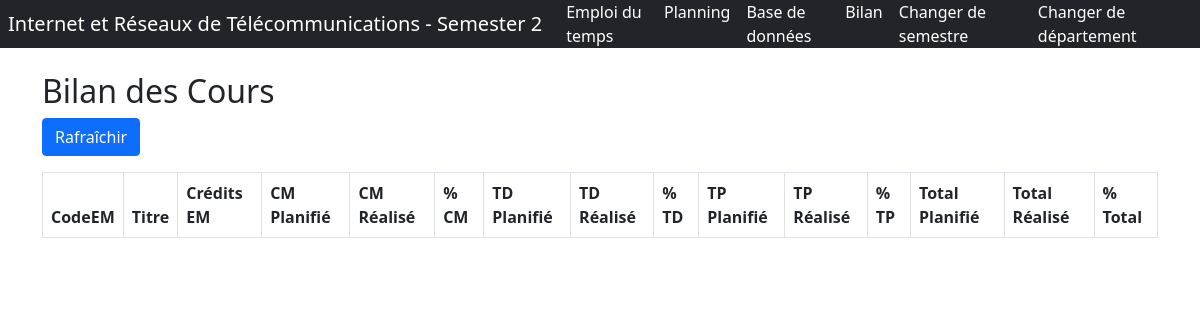
Page /IRT/S2/bilan/ on the committed database.
### schedule/models.py (models this page shows, shortened)
class Department(models.Model):
    code = models.CharField(max_length=10, primary_key=True)  # e.g., IRT, GM
    name = models.CharField(max_length=100)  # e.g., Informatique, Réseaux et Télécommunications

class Semester(models.Model):
    SEMESTER_CHOICES = [
        ('S1', 'Semester 1'),
        ('S2', 'Semester 2'),
        ('S3', 'Semester 3'),
        ('S4', 'Semester 4'),
    ]
    code = models.CharField(max_length=2, choices=SEMESTER_CHOICES)
    department = models.ForeignKey(Department, on_delete=models.CASCADE, related_name='semesters')
    class Meta:
        unique_together = ('code', 'department')

### schedule/views.py (the view)
# urls.py: path('<str:department_code>/<str:semester_code>/bilan/', views.view_bilan, name='bilan'),
def view_bilan(request, department_code, semester_code):
    try:
        department = get_object_or_404(Department, code=department_code)
        semester = get_object_or_404(Semester, department=department, code=semester_code)
        courses = Course.objects.filter(department=department, semester=semester)
        context = {
            'department': department,
            'semester': semester,
            'courses': courses,
        }
        return render(request, 'schedule/bilan.html', context)
    except Exception as e:
        logger.error(f"Error in bilan_view: {str(e)}")
        return render(request, 'schedule/bilan.html', {
            'courses': [],
            'error_message': "Une erreur s'est produite lors du chargement des données.",
            'department': get_object_or_404(Department, code=department_code),
            'semester': get_object_or_404(Semester, department=get_object_or_404(Department, code=department_code), code=semester_code),
        })

### schedule/templates/schedule/Bilan.html (shortened to what this page needs)
{% extends 'schedule/base.html' %}
{% block content %}
<div class="container-fluid">
    <h2>Bilan des Cours</h2>
    <button class="btn btn-primary mb-3" onclick="location.reload()">Rafraîchir</button>
    <div class="table-responsive">
        <table class="table table-bordered table-hover">
            <thead>
                <tr>
                    <th>CodeEM</th>
                    <th>Titre</th>
                    <th>Crédits EM</th>
                    <th>CM Planifié</th>
                    <th>CM Réalisé</th>
                    <th>% CM</th>
                    <th>TD Planifié</th>
                    <th>TD Réalisé</th>
                    <th>% TD</th>
                    <th>TP Planifié</th>
                    <th>TP Réalisé</th>
                    <th>% TP</th>
                    <th>Total Planifié</th>
                    <th>Total Réalisé</th>
                    <th>% Total</th>
                </tr>
            </thead>
        </table>
    </div>
</div>
{% endblock %}

### schedule/templates/schedule/base.html (shortened to what this page needs)
<!DOCTYPE html>
<html lang="fr">
<head>
    <link href="https://cdn.jsdelivr.net/npm/bootstrap@5.1.3/dist/css/bootstrap.min.css" rel="stylesheet">
    <link rel="stylesheet" href="https://cdn.jsdelivr.net/npm/bootstrap-icons@1.7.2/font/bootstrap-icons.css">
</head>
<body>
    <nav class="navbar navbar-expand-lg navbar-dark bg-dark">
        <div class="container-fluid">
            {% if department %}
                <a class="navbar-brand" href="{% url 'department_select' %}">{{ department.name }}{% if semester %} - {{ semester.get_code_display }}{% endif %}</a>
                <div class="collapse navbar-collapse" id="navbarNav">
                    <ul class="navbar-nav">
                        {% if semester %}
                        <li class="nav-item">
                            <a class="nav-link" href="{% url 'schedule' department.code semester.code %}">Emploi du temps</a>
                        </li>
                        <li class="nav-item">
                            <a class="nav-link" href="{% url 'plan' department.code semester.code %}">Planning</a>
                        </li>
                        <li class="nav-item">
                            <a class="nav-link" href="{% url 'database' department.code semester.code %}">Base de données</a>
                        </li>
                        <li class="nav-item">
                            <a class="nav-link" href="{% url 'bilan' department.code semester.code %}">Bilan</a>
                        </li>
                        {% endif %}
                    </ul>
                    <ul class="navbar-nav ms-auto">
                        <li class="nav-item">
                            <a class="nav-link" href="{% url 'semester_select' department.code %}">Changer de semestre</a>
                        </li>
                        <li class="nav-item">
                            <a class="nav-link" href="{% url 'department_select' %}">Changer de département</a>
                        </li>
                    </ul>
                </div>
            {% else %}
                <a class="navbar-brand" href="{% url 'department_select' %}">Emploi du temps</a>
            {% endif %}
        </div>
    </nav>
    <div class="container mt-4">
        {% block content %}{% endblock %}
    </div>
</body>
</html>

### schedule/templates/schedule/Bilan.html (style rules this page uses)
.table-responsive { max-height: calc(100vh - 150px); overflow-y: auto; }

### schedule/templates/schedule/base.html (style rules this page uses)
html, body { margin: 0; padding: 0; overflow: hidden; width: 100vw; height: 100vh; }
.navbar { padding: 0.25rem 0.5rem; height: 48px; margin: 0; border: none; }
.container-fluid { padding: 0 !important; margin: 0 !important; max-width: none !important; }
:root { --primary-color: #2c3e50; --secondary-color: #3498db; --accent-color: #e74c3c; }
.navbar { background-color: var(--primary-color); }
.navbar-brand, .nav-link { color: white !important; }

### rows in the picture
Department: name "Internet et Réseaux de Télécommunications"
Semester: code "Semester 2"
